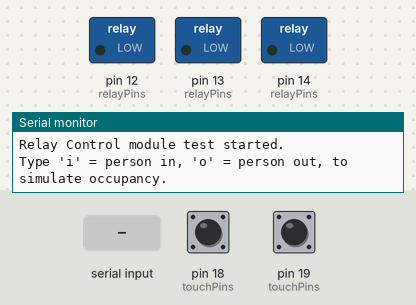
The sketch below on a simulated Arduino Uno, built with avr-gcc and run on an emulated ATmega328P. Shown: switched loads named in the sketch (green lamp = pin HIGH), the last lines printed to the serial monitor. Inputs (shaded band) come from the test bench; at power-on: pin 18 (touchPins) LOW, pin 19 (touchPins) LOW.

Above: at 1.2 s.
1.3 s: pin 18 (touchPins) pulled HIGH for 0.15 s
At 2.5 s:
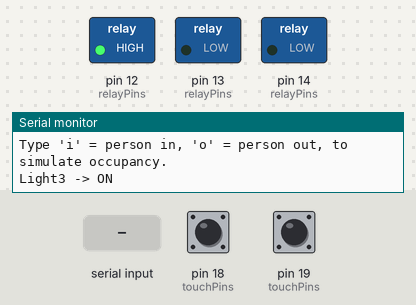
2.9 s: pin 19 (touchPins) pulled HIGH for 0.15 s
At 3.9 s:
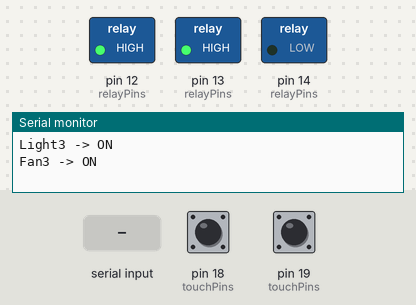
4.5 s: "i" received over Serial
At 5.2 s:
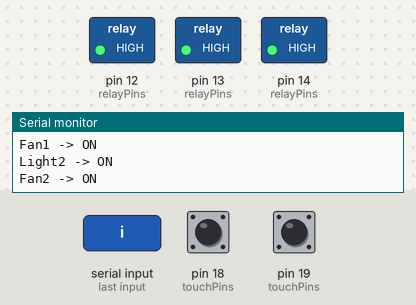
6.0 s: pin 18 (touchPins) pulled HIGH for 1 s
At 6.4 s:
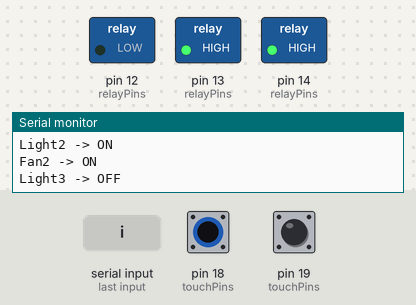
8.5 s: pin 19 (touchPins) pulled HIGH for 1 s
At 9.7 s:
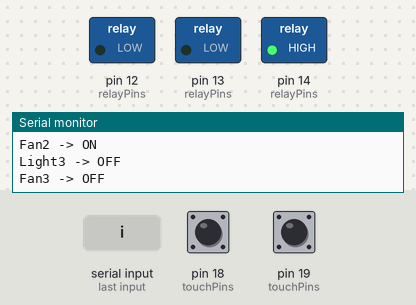
11.0 s: pin 18 (touchPins) pulled HIGH for 0.15 s
At 11.7 s:
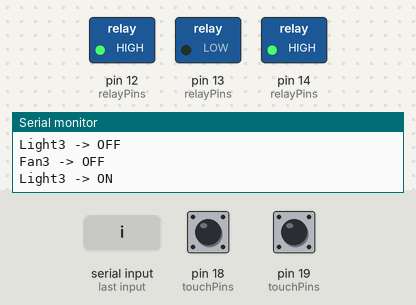
Timing chart, 0 to 13.6 s (numbered marks = the images above; inputs shaded):
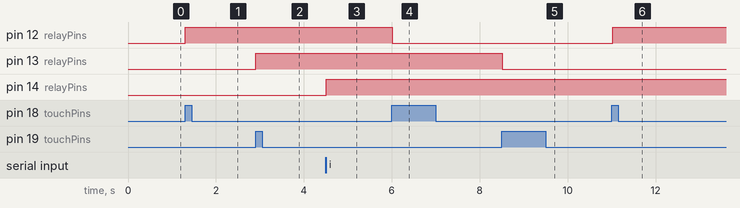

Measured:
- after the input at 1.3 s, pin 12 (relayPins): LOW → HIGH at once
- after the input at 2.9 s, pin 13 (relayPins): LOW → HIGH at once
- after the input at 4.5 s, pin 14 (relayPins): LOW → HIGH at once
- after the input at 6.0 s, pin 12 (relayPins): HIGH → LOW at once
- after the input at 8.5 s, pin 13 (relayPins): HIGH → LOW at once
- after the input at 11.0 s, pin 12 (relayPins): LOW → HIGH at once

The sketch:

Module2_RelayControl.ino
```cpp
// ---- Relay Pins (3 partitions x light+fan) — adjust to match your wiring ----
#define RELAY_LIGHT1 25
#define RELAY_FAN1   26
#define RELAY_LIGHT2 27
#define RELAY_FAN2   14
#define RELAY_LIGHT3 12
#define RELAY_FAN3   13

// ---- Touch Switch Pins (manual override, one per relay) ----
#define TOUCH_LIGHT1 34
#define TOUCH_FAN1   35
#define TOUCH_LIGHT2 36
#define TOUCH_FAN2   39
#define TOUCH_LIGHT3 18
#define TOUCH_FAN3   19

#define AUTO_OFF_DELAY_MS  300000UL  // 5 minutes, as decided
#define DEBOUNCE_MS        200UL

const int relayPins[6]    = {RELAY_LIGHT1, RELAY_FAN1, RELAY_LIGHT2, RELAY_FAN2, RELAY_LIGHT3, RELAY_FAN3};
const int touchPins[6]    = {TOUCH_LIGHT1, TOUCH_FAN1, TOUCH_LIGHT2, TOUCH_FAN2, TOUCH_LIGHT3, TOUCH_FAN3};
const char* relayNames[6] = {"Light1", "Fan1", "Light2", "Fan2", "Light3", "Fan3"};

bool relayState[6]      = {false, false, false, false, false, false};
bool manualOverride[6]  = {false, false, false, false, false, false}; // true = locked to manual, auto logic skips it
bool lastTouchState[6]  = {false, false, false, false, false, false};
unsigned long lastTouchTime[6] = {0, 0, 0, 0, 0, 0};

int occupancyCount = 0;
unsigned long zeroOccupancySince = 0;
bool zeroTimerRunning = false;

void setRelay(int index, bool on) {
  relayState[index] = on;
  digitalWrite(relayPins[index], on ? HIGH : LOW); // flip HIGH/LOW if your relay module is active-LOW
  Serial.print(relayNames[index]); Serial.println(on ? " -> ON" : " -> OFF");
}

void checkTouchSwitches() {
  for (int i = 0; i < 6; i++) {
    bool pressed = digitalRead(touchPins[i]) == HIGH; // flip if your touch module is active-LOW
    unsigned long now = millis();
    if (pressed && !lastTouchState[i] && (now - lastTouchTime[i] > DEBOUNCE_MS)) {
      manualOverride[i] = true;      // locks this relay to manual control
      setRelay(i, !relayState[i]);   // toggle it
      lastTouchTime[i] = now;
    }
    lastTouchState[i] = pressed;
  }
}

void applyAutomaticControl() {
  unsigned long now = millis();

  if (occupancyCount > 0) {
    zeroTimerRunning = false;
    for (int i = 0; i < 6; i++) {
      if (!manualOverride[i] && !relayState[i]) setRelay(i, true);
    }
  } else {
    if (!zeroTimerRunning) {
      zeroTimerRunning = true;
      zeroOccupancySince = now;
    } else if (now - zeroOccupancySince >= AUTO_OFF_DELAY_MS) {
      for (int i = 0; i < 6; i++) {
        if (!manualOverride[i] && relayState[i]) setRelay(i, false);
      }
    }
  }
}

void setup() {
  Serial.begin(115200);
  for (int i = 0; i < 6; i++) {
    pinMode(relayPins[i], OUTPUT);
    digitalWrite(relayPins[i], LOW);
    pinMode(touchPins[i], INPUT);
  }
  Serial.println("Relay Control module test started.");
  Serial.println("Type 'i' = person in, 'o' = person out, to simulate occupancy.");
}

void loop() {
  // Simulated occupancy for standalone testing — replace with sensors_getOccupancyCount() when merging modules
  if (Serial.available()) {
    char c = Serial.read();
    if (c == 'i') { occupancyCount++; Serial.print("Occupancy: "); Serial.println(occupancyCount); }
    if (c == 'o') { occupancyCount = max(0, occupancyCount - 1); Serial.print("Occupancy: "); Serial.println(occupancyCount); }
  }

  checkTouchSwitches();
  applyAutomaticControl();
  delay(50);
}
```
